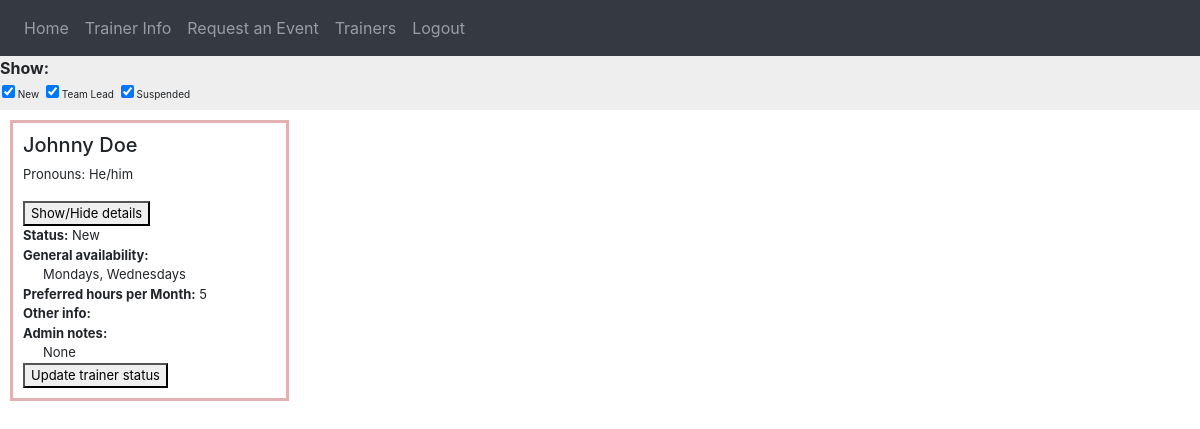
/trainer_info (signed in), run on an earlier commit of the app's database.
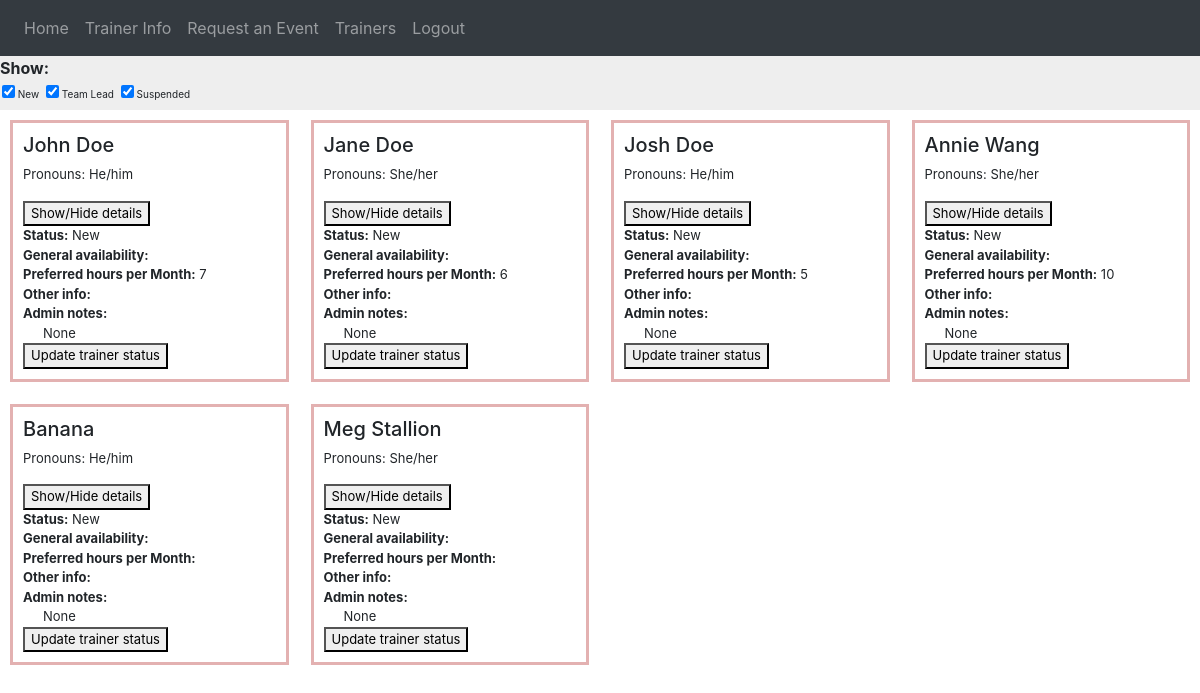
And on a later commit of the database.
### website/models.py (models this page shows)
class Trainer(db.Model):
    id = db.Column(db.Integer, primary_key=True)
    name = db.Column(db.String(50))
    nickname = db.Column(db.String(50))
    date_of_birth = db.Column(db.Date)
    pronouns = db.Column(db.String(50))
    race_ethnicity = db.Column(db.String(100))
    how_did_you_hear = db.Column(db.String(200))
    phone = db.Column(db.String(16))
    text_or_call = db.Column(db.String(16))
    email = db.Column(db.String(50))
    education = db.Column(db.String(100))
    lifesaver_skills = db.Column(db.String(500))
    relevant_exp = db.Column(db.String(500))
    heartsaver_interest = db.Column(db.String(4))
    gen_avail = db.Column(db.String(500))
    hrs_per_month = db.Column(db.Integer)
    languages = db.Column(db.String(50))
    other_info = db.Column(db.String(1500))
    documents = db.Column(db.String(256))
    status = db.Column(db.String(100))
    events = db.relationship('Assignment', secondary=assignment_trainer_association)
    admin_notes = db.Column(db.String(1500))

### website/views.py (the view)
@views.route('/trainer_info', methods=['GET', 'POST'])
@login_required
def trainer_info():
    trainers = Trainer.query.all()
    '''
    for trainer in trainers:
        if trainer.gen_avail:
            trainer.gen_avail.sort(key=lambda date: date.start_date)
    '''
    trainers_data = []
    for trainer in trainers:
        trainers_data.append(trainer.name)
    return render_template("trainer_info.html", user=current_user, trainers = trainers,trainers_data=trainers_data,trainer_colors=trainer_colors)

### website/__init__.py (called while the page is built)
def create_app():
    app = Flask(__name__)
    app.config['SECRET_KEY'] = 'hjshjhdjah kjshkjdhjs'
    app.config['SQLALCHEMY_DATABASE_URI'] = f'sqlite:///{DB_NAME}'
    path = os.getcwd()
    UPLOAD_FOLDER = os.path.join(path, 'doc_uploads')
    if not os.path.isdir(UPLOAD_FOLDER):
        os.mkdir(UPLOAD_FOLDER)
    app.config['UPLOAD_FOLDER'] = UPLOAD_FOLDER
    db.init_app(app)
    from .views import views
    from .auth import auth
    app.register_blueprint(views, url_prefix='/')
    app.register_blueprint(auth, url_prefix='/')
    from .models import User
    with app.app_context():
        db.create_all()
    login_manager = LoginManager()
    login_manager.login_view = 'auth.login'
    login_manager.init_app(app)
    @login_manager.user_loader
    def load_user(id):
        return User.query.get(int(id))
    return app

### website/templates/trainer_info.html (shortened to what this page needs)
{% extends "base.html" %} {% block title %}Home{% endblock %} {% block content
    %}
    <div class="trainer-info-container">
        <ul class="filterSection">
            <strong>Show:</strong>
            <li>
                <input checked="true" type="checkbox" value="New"/>
                <label>New</label>
            </li>
            <li>
                <input checked="true" type="checkbox" value="Team Lead"/>
                <label>Team Lead</label>
            </li>
            <li>
                <input checked="true" type="checkbox" value="Suspended"/>
                <label>Suspended</label>
            </li>
        </ul>
        <ul class="list-group list-group-flush" id="trainerInfoFilter">
          {% for trainer in trainers %}
          <li
            id="trainer_{{trainer.id}}"
            data-type="{{trainer.status}}"
            class="list-group-item"
            style="display: inline-block; border-width: 3px;"
          >
          <h5>{{trainer.nickname}}</h5>
          <p>Pronouns: {{trainer.pronouns}}</p>
          <div class="trainer-details">
            <button id="details_{{trainer.id}}"class="show-trainer-details" onClick="showOrHideDropdown(this.id,'trainer')">Show/Hide details</button>
          </div>
          <div class="update-status"><strong>Status:</strong> {{trainer.status}}</div>
            <strong>General availability:</strong><br>
              <div style="margin-left: 20px;">
              {{trainer.gen_avail}}
              </div>
            <strong>Preferred hours per Month:</strong> {{ trainer.hrs_per_month }}<br>
            <strong>Other info:</strong><br>
            <strong>Admin notes:</strong><br>
            <div style="margin-left: 20px;">{{ trainer.admin_notes }}</div>
            <button id="{{trainer.name}}"class="update-trainer-option" onClick="showOrHideDropdown(this.id,'update_div')">Update trainer status</button>
          </li>
          {% endfor %}
        </ul>
      </div>
{% endblock %}>

### website/templates/base.html (shortened to what this page needs)
<!DOCTYPE html>
<html>
  <head>
    <link
      rel="stylesheet"
      href="https://stackpath.bootstrapcdn.com/bootstrap/4.4.1/css/bootstrap.min.css"
    />
    <link
      rel="stylesheet"
      href="https://stackpath.bootstrapcdn.com/font-awesome/4.7.0/css/font-awesome.min.css"
    />
    <link rel="stylesheet" type="text/css" href="{{url_prefix}}/static/styles/web.css">
  </head>
  <body>
    <nav class="navbar navbar-expand-lg navbar-dark bg-dark">
      <div class="collapse navbar-collapse" id="navbar">
        <div class="navbar-nav">
          {% if user.is_authenticated %}
          <a class="nav-item nav-link" id="home" href="/">Home</a>
          <a class="nav-item nav-link" id="trainer_info" href="/trainer_info">Trainer Info</a>
          <a class="nav-item nav-link" id="trainee" href="/trainee">Request an Event</a>
          <a class="nav-item nav-link" id="trainer" href="/trainer">Trainers</a>
          <a class="nav-item nav-link" id="logout" href="/logout">Logout</a>
          {% else %}
          <a class="nav-item nav-link" id="login" href="/login">Login</a>
          <a class="nav-item nav-link" id="signUp" href="/sign-up">Sign Up</a>
          {% endif %}
        </div>
      </div>
    </nav>
    <div class="container">{% block content %} {% endblock %}</div>
  </body>
</html>

### website/static/styles/web.css (style rules this page uses)
.container { padding: 0px !important; box-sizing: border-box !important; width: 100% !important; justify-content: center !important; align-items: center !important; max-width: none !important; }
.trainer-info-container { box-sizing: border-box !important; width: 100% !important; justify-content: center !important; align-items: center !important; max-width: none !important; }
.list-group-item { margin: 10px !important; padding: 10px !important; font-size: small; }
#trainerInfoFilter { display: grid; grid-template-columns: repeat(4, 1fr); grid-gap: 2px; }
body { margin: 0; justify-content: center; align-items: center; }
.filterSection li { list-style: none; margin: 0px; padding: 2px; font-size:10px; display: inline; }
.filterSection { margin: 0px; padding: 0px; background-color: #EEEEEE; }
input { border: 1px solid transparent; background-color: #f1f1f1; padding: 10px; font-size: 16px; }

What changed in the data, as far as the page shows it:
changed Trainer: nickname "Johnny Doe" → "John Doe"; hrs_per_month "5" → "7"; gen_avail "Mondays, Wednesdays" → (not shown)
added Trainer: nickname "Jane Doe", pronouns "She/her", status "New", hrs_per_month "6", admin_notes "None"
added Trainer: nickname "Josh Doe", pronouns "He/him", status "New", hrs_per_month "5", admin_notes "None"
added Trainer: nickname "Annie Wang", pronouns "She/her", status "New", hrs_per_month "10", admin_notes "None"
added Trainer: nickname "Banana", pronouns "He/him", status "New", admin_notes "None"
added Trainer: nickname "Meg Stallion", pronouns "She/her", status "New", admin_notes "None"
